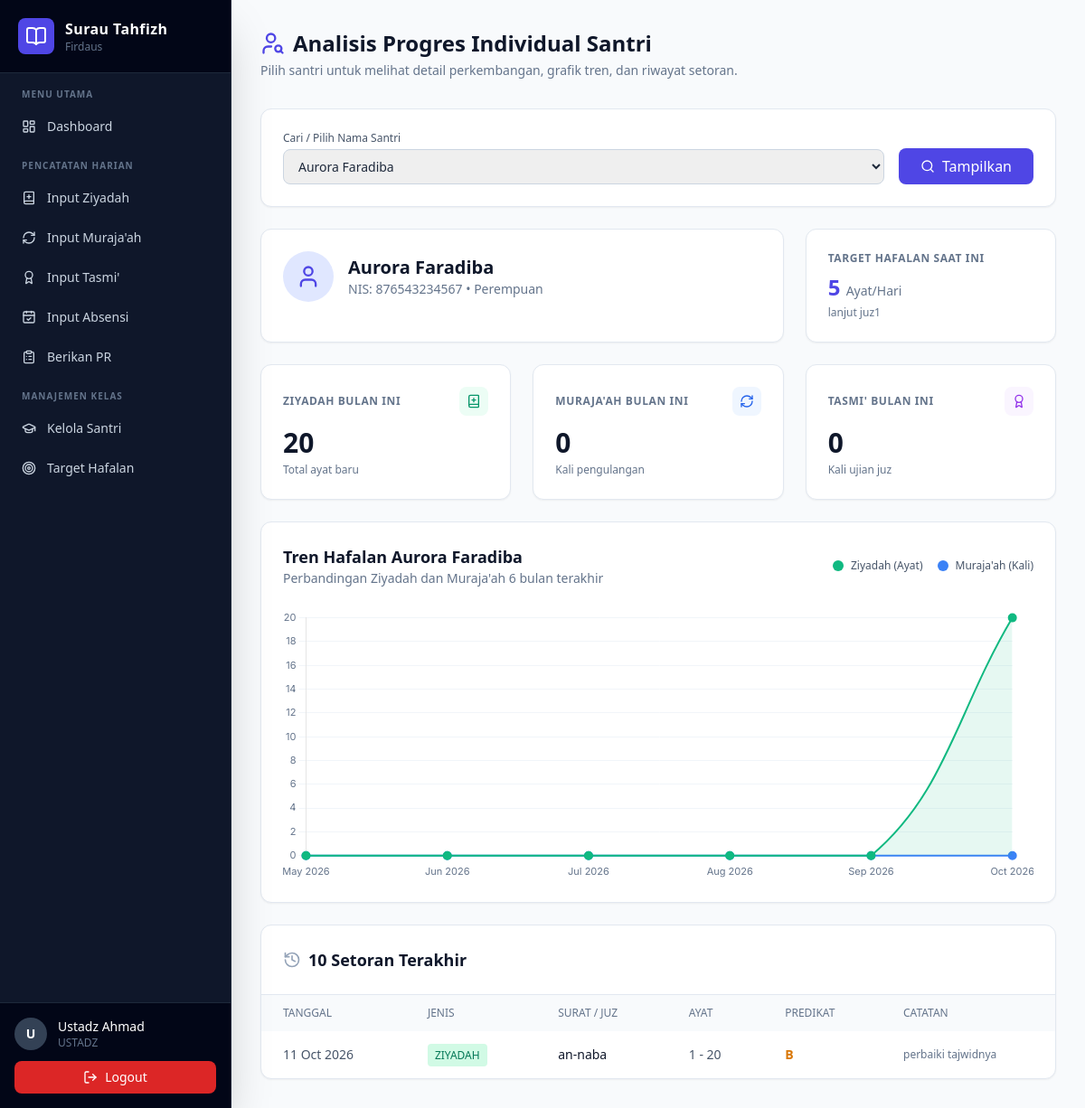
The app's page /progres_santri.php (signed in) with its own data.
### tables this page shows
CREATE TABLE `santri` (
  `id` int(11) NOT NULL,
  `nama` varchar(100) NOT NULL,
  `nis` varchar(20) DEFAULT NULL,
  `jenis_kelamin` enum('L','P') NOT NULL,
  `tanggal_lahir` date DEFAULT NULL,
  `alamat` text DEFAULT NULL,
  `nama_ortu` varchar(100) DEFAULT NULL,
  `no_hp_ortu` varchar(20) DEFAULT NULL,
  `id_user_ortu` int(11) DEFAULT NULL,
  `id_halaqah` int(11) DEFAULT NULL,
  `id_ustadz` int(11) DEFAULT NULL,
  `created_at` timestamp NULL DEFAULT current_timestamp()
);

CREATE TABLE `target_hafalan` (
  `id` int(11) NOT NULL,
  `id_santri` int(11) NOT NULL,
  `tanggal_mulai` date NOT NULL,
  `target_ayat_per_hari` int(11) DEFAULT NULL,
  `target_surat` varchar(50) DEFAULT NULL,
  `total_ayat_target` int(11) DEFAULT NULL,
  `tanggal_estimasi_selesai` date DEFAULT NULL,
  `keterangan` text DEFAULT NULL,
  `created_at` timestamp NULL DEFAULT current_timestamp()
);

CREATE TABLE `hafalan` (
  `id` int(11) NOT NULL,
  `id_santri` int(11) NOT NULL,
  `tanggal` date NOT NULL,
  `jenis` enum('ziyadah','murajaah','tasmi') NOT NULL,
  `surat` varchar(50) DEFAULT NULL,
  `ayat_awal` int(11) DEFAULT NULL,
  `ayat_akhir` int(11) DEFAULT NULL,
  `jumlah_ayat` int(11) DEFAULT NULL,
  `predikat` enum('A','B','C') DEFAULT NULL,
  `catatan` text DEFAULT NULL,
  `id_ustadz` int(11) DEFAULT NULL,
  `created_at` timestamp NULL DEFAULT current_timestamp()
);

### progres_santri.php (the view, shortened to what this page needs)
<?php
require 'config/database.php';
$santri_list_query = "SELECT id, nama FROM santri ORDER BY nama ASC";
$santri_list = mysqli_fetch_all(mysqli_query($conn, $santri_list_query), MYSQLI_ASSOC);
$id_santri_pilih = isset($_GET['id_santri']) ? (int) $_GET['id_santri'] : ($santri_list[0]['id'] ?? 0);
$santri_dipilih = null;
$chart_labels = [];
$chart_ziyadah = [];
$chart_murajaah = [];
$stat = ['total_ayat' => 0, 'total_murajaah' => 0, 'total_tasmi' => 0];
$riwayat_list = [];
if ($id_santri_pilih > 0) {
    $santri_dipilih = mysqli_fetch_assoc(mysqli_query($conn, "SELECT * FROM santri WHERE id = $id_santri_pilih"));
    $target_data = mysqli_fetch_assoc(mysqli_query($conn, "SELECT target_ayat_per_hari, keterangan FROM target_hafalan WHERE id_santri = $id_santri_pilih ORDER BY id DESC LIMIT 1"));
    $target_ayat = $target_data ? $target_data['target_ayat_per_hari'] : 0;
    $target_ket = $target_data ? $target_data['keterangan'] : 'Belum ada target';
    $bulan_ini = date('Y-m');
    $stat_query = "SELECT
                    COALESCE(SUM(CASE WHEN jenis = 'ziyadah' THEN jumlah_ayat ELSE 0 END), 0) as total_ayat,
                    COALESCE(SUM(CASE WHEN jenis = 'murajaah' THEN 1 ELSE 0 END), 0) as total_murajaah,
                    COALESCE(SUM(CASE WHEN jenis = 'tasmi' THEN 1 ELSE 0 END), 0) as total_tasmi
                  FROM hafalan
                  WHERE id_santri = $id_santri_pilih AND DATE_FORMAT(tanggal, '%Y-%m') = '$bulan_ini'";
    $stat = mysqli_fetch_assoc(mysqli_query($conn, $stat_query));
    for ($i = 5; $i >= 0; $i--) {
        $bulan = date('Y-m', strtotime("-$i months"));
        $chart_labels[] = date('M Y', strtotime("-$i months"));
        $query = "SELECT
                    COALESCE(SUM(CASE WHEN jenis = 'ziyadah' THEN jumlah_ayat ELSE 0 END), 0) as z,
                    COALESCE(SUM(CASE WHEN jenis = 'murajaah' THEN 1 ELSE 0 END), 0) as m
                  FROM hafalan WHERE id_santri = $id_santri_pilih AND DATE_FORMAT(tanggal, '%Y-%m') = '$bulan'";
        $result = mysqli_query($conn, $query);
        $data = mysqli_fetch_assoc($result);
        $chart_ziyadah[] = (int) $data['z'];
        $chart_murajaah[] = (int) $data['m'];
    }
    $riwayat_query = "SELECT * FROM hafalan WHERE id_santri = $id_santri_pilih ORDER BY tanggal DESC, id DESC LIMIT 10";
    $riwayat_list = mysqli_fetch_all(mysqli_query($conn, $riwayat_query), MYSQLI_ASSOC);
}
?>
<!DOCTYPE html>
<html lang="id">
<head>
    <script src="https://cdn.tailwindcss.com"></script>
</head>
<body class="bg-slate-50 font-sans text-slate-800">
    <?php include 'includes/sidebar.php'; ?>
    <div class="ml-64 p-8">
        <div class="mb-8">
            <h1 class="text-2xl font-bold text-slate-900 flex items-center gap-2">
                <i data-lucide="user-search" class="w-7 h-7 text-indigo-600"></i> Analisis Progres Individual Santri
            </h1>
            <p class="text-sm text-slate-500 mt-1">Pilih santri untuk melihat detail perkembangan, grafik tren, dan riwayat setoran.</p>
        </div>
        <div class="bg-white border border-slate-200 rounded-xl shadow-sm p-6 mb-6">
            <form action="progres_santri.php" method="GET" class="flex items-end gap-4">
                <div class="flex-1">
                    <label class="block text-xs font-medium text-slate-600 mb-1">Cari / Pilih Nama Santri</label>
                    <select name="id_santri" onchange="this.form.submit()" class="w-full px-3 py-2 border border-slate-300 rounded-lg text-sm focus:ring-2 focus:ring-indigo-500 outline-none">
                        <?php foreach ($santri_list as $s): ?>
                            <option value="<?= $s['id'] ?>" <?= $s['id'] == $id_santri_pilih ? 'selected' : '' ?>>
                                <?= htmlspecialchars($s['nama']) ?>
                            </option>
                        <?php endforeach; ?>
                    </select>
                </div>
                <button type="submit" class="bg-indigo-600 hover:bg-indigo-700 text-white font-medium py-2 px-6 rounded-lg transition flex items-center gap-2">
                    <i data-lucide="search" class="w-4 h-4"></i> Tampilkan
                </button>
            </form>
        </div>
        <?php if (!$santri_dipilih): ?>
            <div class="bg-amber-50 border-l-4 border-amber-500 text-amber-800 p-6 rounded-lg text-sm">
                Silakan pilih nama santri di atas untuk melihat detail progresnya.
            </div>
        <?php else: ?>
        <div class="grid grid-cols-1 md:grid-cols-3 gap-6 mb-6">
            <div class="bg-white border border-slate-200 rounded-xl p-6 shadow-sm md:col-span-2">
                <div class="flex items-center gap-4">
                    <div class="w-14 h-14 bg-indigo-100 rounded-full flex items-center justify-center">
                        <i data-lucide="user" class="w-7 h-7 text-indigo-600"></i>
                    </div>
                    <div>
                        <h2 class="text-xl font-bold text-slate-900"><?= htmlspecialchars($santri_dipilih['nama']) ?></h2>
                        <p class="text-sm text-slate-500">NIS: <?= htmlspecialchars($santri_dipilih['nis']) ?> • <?= $santri_dipilih['jenis_kelamin'] == 'L' ? 'Laki-laki' : 'Perempuan' ?></p>
                    </div>
                </div>
            </div>
            <div class="bg-white border border-slate-200 rounded-xl p-6 shadow-sm">
                <p class="text-xs font-semibold text-slate-500 uppercase tracking-wider mb-2">Target Hafalan Saat Ini</p>
                <p class="text-2xl font-bold text-indigo-600"><?= $target_ayat ?> <span class="text-sm font-normal text-slate-500">Ayat/Hari</span></p>
                <p class="text-xs text-slate-500 mt-1 truncate" title="<?= htmlspecialchars($target_ket) ?>"><?= htmlspecialchars($target_ket) ?></p>
            </div>
        </div>
        <div class="grid grid-cols-1 md:grid-cols-3 gap-6 mb-6">
            <div class="bg-white border border-slate-200 rounded-xl p-6 shadow-sm">
                <div class="flex items-center justify-between mb-3">
                    <p class="text-xs font-semibold text-slate-500 uppercase tracking-wider">Ziyadah Bulan Ini</p>
                    <div class="w-8 h-8 bg-emerald-50 rounded-lg flex items-center justify-center">
                        <i data-lucide="book-plus" class="w-4 h-4 text-emerald-600"></i>
                    </div>
                </div>
                <p class="text-3xl font-bold text-slate-900"><?= $stat['total_ayat'] ?></p>
                <p class="text-xs text-slate-500 mt-1">Total ayat baru</p>
            </div>
            <div class="bg-white border border-slate-200 rounded-xl p-6 shadow-sm">
                <div class="flex items-center justify-between mb-3">
                    <p class="text-xs font-semibold text-slate-500 uppercase tracking-wider">Muraja'ah Bulan Ini</p>
                    <div class="w-8 h-8 bg-blue-50 rounded-lg flex items-center justify-center">
                        <i data-lucide="refresh-cw" class="w-4 h-4 text-blue-600"></i>
                    </div>
                </div>
                <p class="text-3xl font-bold text-slate-900"><?= $stat['total_murajaah'] ?></p>
                <p class="text-xs text-slate-500 mt-1"> Kali pengulangan</p>
            </div>
            <div class="bg-white border border-slate-200 rounded-xl p-6 shadow-sm">
                <div class="flex items-center justify-between mb-3">
                    <p class="text-xs font-semibold text-slate-500 uppercase tracking-wider">Tasmi' Bulan Ini</p>
                    <div class="w-8 h-8 bg-purple-50 rounded-lg flex items-center justify-center">
                        <i data-lucide="award" class="w-4 h-4 text-purple-600"></i>
                    </div>
                </div>
                <p class="text-3xl font-bold text-slate-900"><?= $stat['total_tasmi'] ?></p>
                <p class="text-xs text-slate-500 mt-1"> Kali ujian juz</p>
            </div>
        </div>
        <div class="bg-white border border-slate-200 rounded-xl shadow-sm p-6 mb-6">
            <div class="flex items-center justify-between mb-6">
                <div>
                    <h2 class="text-lg font-semibold text-slate-900">Tren Hafalan <?= htmlspecialchars($santri_dipilih['nama']) ?></h2>
                    <p class="text-sm text-slate-500">Perbandingan Ziyadah dan Muraja'ah 6 bulan terakhir</p>
                </div>
                <div class="flex gap-4 text-xs">
                    <div class="flex items-center gap-2"><div class="w-3 h-3 bg-emerald-500 rounded-full"></div><span class="text-slate-600">Ziyadah (Ayat)</span></div>
                    <div class="flex items-center gap-2"><div class="w-3 h-3 bg-blue-500 rounded-full"></div><span class="text-slate-600">Muraja'ah (Kali)</span></div>
                </div>
            </div>
            <div style="height: 300px;">
                <canvas id="santriChart"></canvas>
            </div>
        </div>
        <div class="bg-white border border-slate-200 rounded-xl shadow-sm overflow-hidden">
            <div class="p-6 border-b border-slate-200">
                <h3 class="text-lg font-semibold text-slate-900 flex items-center gap-2">
                    <i data-lucide="history" class="w-5 h-5 text-slate-400"></i> 10 Setoran Terakhir
                </h3>
            </div>
            <div class="overflow-x-auto">
                <table class="w-full text-left">
                    <thead class="bg-slate-50 text-slate-500 uppercase text-xs">
                        <tr>
                            <th class="py-3 px-6 font-medium">Tanggal</th>
                            <th class="py-3 px-6 font-medium">Jenis</th>
                            <th class="py-3 px-6 font-medium">Surat / Juz</th>
                            <th class="py-3 px-6 font-medium">Ayat</th>
                            <th class="py-3 px-6 font-medium">Predikat</th>
                            <th class="py-3 px-6 font-medium">Catatan</th>
                        </tr>
                    </thead>
                    <tbody class="text-sm text-slate-600 divide-y divide-slate-100">
                        <?php if (empty($riwayat_list)): ?>
                            <tr><td colspan="6" class="py-8 text-center text-slate-400">Belum ada riwayat setoran untuk santri ini.</td></tr>
                        <?php else: ?>
                            <?php foreach ($riwayat_list as $r):
                                $badge = $r['jenis'] == 'ziyadah' ? 'bg-emerald-100 text-emerald-700' : ($r['jenis'] == 'murajaah' ? 'bg-blue-100 text-blue-700' : 'bg-purple-100 text-purple-700');
                                $predikat = $r['predikat'] == 'A' ? 'text-emerald-600 font-semibold' : ($r['predikat'] == 'B' ? 'text-amber-600 font-semibold' : 'text-red-600 font-semibold');
                            ?>
                                <tr class="hover:bg-slate-50">
                                    <td class="py-4 px-6"><?= date('d M Y', strtotime($r['tanggal'])) ?></td>
                                    <td class="py-4 px-6"><span class="px-2 py-1 rounded text-xs <?= $badge ?>"><?= strtoupper($r['jenis']) ?></span></td>
                                    <td class="py-4 px-6 font-medium text-slate-900"><?= htmlspecialchars($r['surat']) ?></td>
                                    <td class="py-4 px-6"><?= $r['ayat_awal'] ?> - <?= $r['ayat_akhir'] ?></td>
                                    <td class="py-4 px-6 <?= $predikat ?>"><?= $r['predikat'] ?></td>
                                    <td class="py-4 px-6 text-xs text-slate-500"><?= htmlspecialchars($r['catatan'] ?? '-') ?></td>
                                </tr>
                            <?php endforeach; ?>
                        <?php endif; ?>
                    </tbody>
                </table>
            </div>
        </div>
        <?php endif; ?>
    </div>
    <?php if ($santri_dipilih): ?>
    <script>
        const ctx = document.getElementById('santriChart').getContext('2d');
        new Chart(ctx, {
            type: 'line',
            data: {
                labels: <?= json_encode($chart_labels) ?>,
                datasets: [
                    {
                        label: 'Ziyadah (Ayat)',
                        data: <?= json_encode($chart_ziyadah) ?>,
                        borderColor: '#10b981',
                        backgroundColor: 'rgba(16, 185, 129, 0.1)',
                        borderWidth: 2, tension: 0.4, fill: true, pointRadius: 4, pointBackgroundColor: '#10b981'
                    },
                    {
                        label: "Muraja'ah (Kali)",
                        data: <?= json_encode($chart_murajaah) ?>,
                        borderColor: '#3b82f6',
                        backgroundColor: 'rgba(59, 130, 246, 0.1)',
                        borderWidth: 2, tension: 0.4, fill: true, pointRadius: 4, pointBackgroundColor: '#3b82f6'
                    }
                ]
            },
            options: {
                responsive: true, maintainAspectRatio: false,
                plugins: { legend: { display: false } },
                scales: {
                    y: { beginAtZero: true, grid: { color: '#f1f5f9' }, ticks: { font: { family: 'Inter', size: 11 }, color: '#64748b' } },
                    x: { grid: { display: false }, ticks: { font: { family: 'Inter', size: 11 }, color: '#64748b' } }
                }
            }
        });
    </script>
    <?php endif; ?>
</body>
</html>

### progres_santri.php (style rules this page uses)
body { font-family: 'Inter', sans-serif; }

### records on screen
santri: nama "Aurora Faradiba", nis "876543234567"
target_hafalan: target_ayat_per_hari "5", keterangan "lanjut juz1"
hafalan: tanggal "11 Oct 2026", jenis "ZIYADAH", surat "an-naba", ayat_awal "1", ayat_akhir "20", predikat "B", catatan "perbaiki tajwidnya"

### other values on screen
substr($nama, 0, 1) "U"
$nama "Ustadz Ahmad"
$role "USTADZ"
$stat['total_ayat'] "20"
$stat['total_murajaah'] "0"
$stat['total_tasmi'] "0"
form field id_santri "Aurora Faradiba"
chart data {{ json_encode($chart_ziyadah) }} [0,0,0,0,0,20]
chart data {{ json_encode($chart_murajaah) }} [0,0,0,0,0,0]
